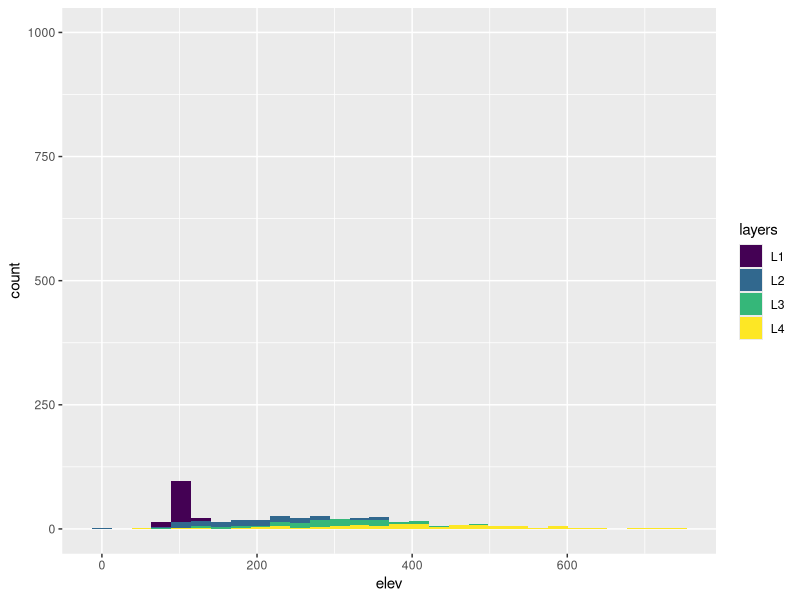

Here is the R script that generated this plot:
# An attempt to create an image of geologic layers

library(ggplot2)
l1 <- rnorm(100, mean = 100, sd = 10)
l2 <- rnorm(100, mean = 200, sd = 80)
l3 <- rnorm(100, mean = 300, sd = 90)
l4 <- rnorm(100, mean = 400, sd = 120)
levs <- c(l1, l2, l3, l4)
layers <- as.ordered(c(rep("L1", 100), rep("L2", 100), rep("L3", 100), rep("L4", 100)))
ll <- c(rep(1, 100), rep(2, 100), rep(3, 100), rep(4, 100))
data <- data.frame(elev = levs, zone = layers)
g <- ggplot(data, aes(x=elev))
g + geom_histogram(aes(fill=layers)) + coord_cartesian(ylim=c(0,1000))

data <- data.frame(vals = rnorm(100))
cutpoints <- quantile(data$vals, seq(0,1, length=5), na.rm = TRUE)
data$fac <- cut(data$vals, cutpoints)
levels(data$fac)
data
